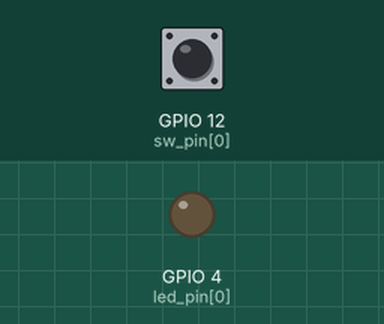
Recording of a program running on a simulated Raspberry Pi (BCM pin numbers). Parts: output pins drawn as LEDs (lit = HIGH). The test bench sets the inputs (shaded band); at power-on: GPIO 12 (sw_pin[0]) HIGH.

Above: at 1.2 s.
1.3 s: GPIO 12 (sw_pin[0]) pulsed LOW 5 times (0.12 s each, 0.3 s apart)
At 2.65 s:
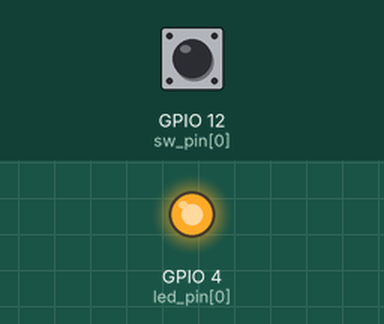
5.2 s: GPIO 12 (sw_pin[0]) pulled LOW for 0.15 s
At 6.4 s:
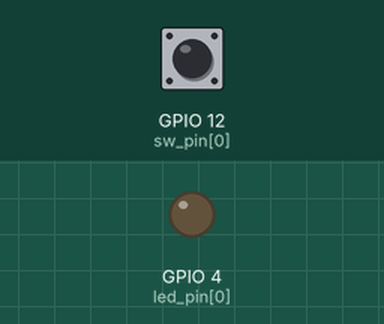
6.8 s: GPIO 12 (sw_pin[0]) pulled LOW for 1 s
Timing chart, 0 to 15.8 s (numbered marks = the images above; inputs shaded):
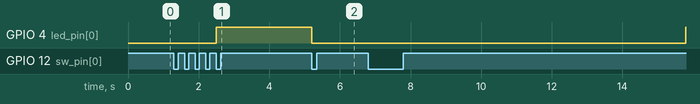

Measured:
- after the input at 1.3 s, GPIO 4 (led_pin[0]): LOW → HIGH after 1.2 s
- after the input at 5.2 s, GPIO 4 (led_pin[0]): HIGH → LOW at once

The program:

challenge122.py
```python
import time
import RPi.GPIO as GPIO


#핀설정
led_pin=[4,5,6]
sw_pin=[12,13,14,15]
motor_pin=[20,21,22,23]
buzzer_pin=18


#모드 설정
GPIO.setmode(GPIO.BCM)

GPIO.setup(led_pin[0],GPIO.OUT)
GPIO.output(led_pin[0],GPIO.HIGH)
GPIO.setup(sw_pin[0], GPIO.IN, pull_up_down=GPIO.PUD_UP)

br=0
led_status = 0

def button_callback(channel):
    global led_status,br

    if led_status==0:
         br=0
    elif led_status==1:
         br=0.5
    elif led_status==2:
         br=1
    led_status=(led_status+1)%3


#GPIO 버튼 인터럽트 발생시 callback 함수를 실행한다
GPIO.add_event_detect(sw_pin[0], GPIO.FALLING, callback=button_callback, bouncetime=300)


def led_on(br):

    GPIO.output(led_pin[0],GPIO.HIGH)
    time.sleep(0.01*(br))
    GPIO.output(led_pin[0],GPIO.LOW)
    time.sleep(0.01*(1-br))


try:

    while True:
            led_on(br)


except KeyboardInterrupt:
    pass


GPIO.cleanup()
```
